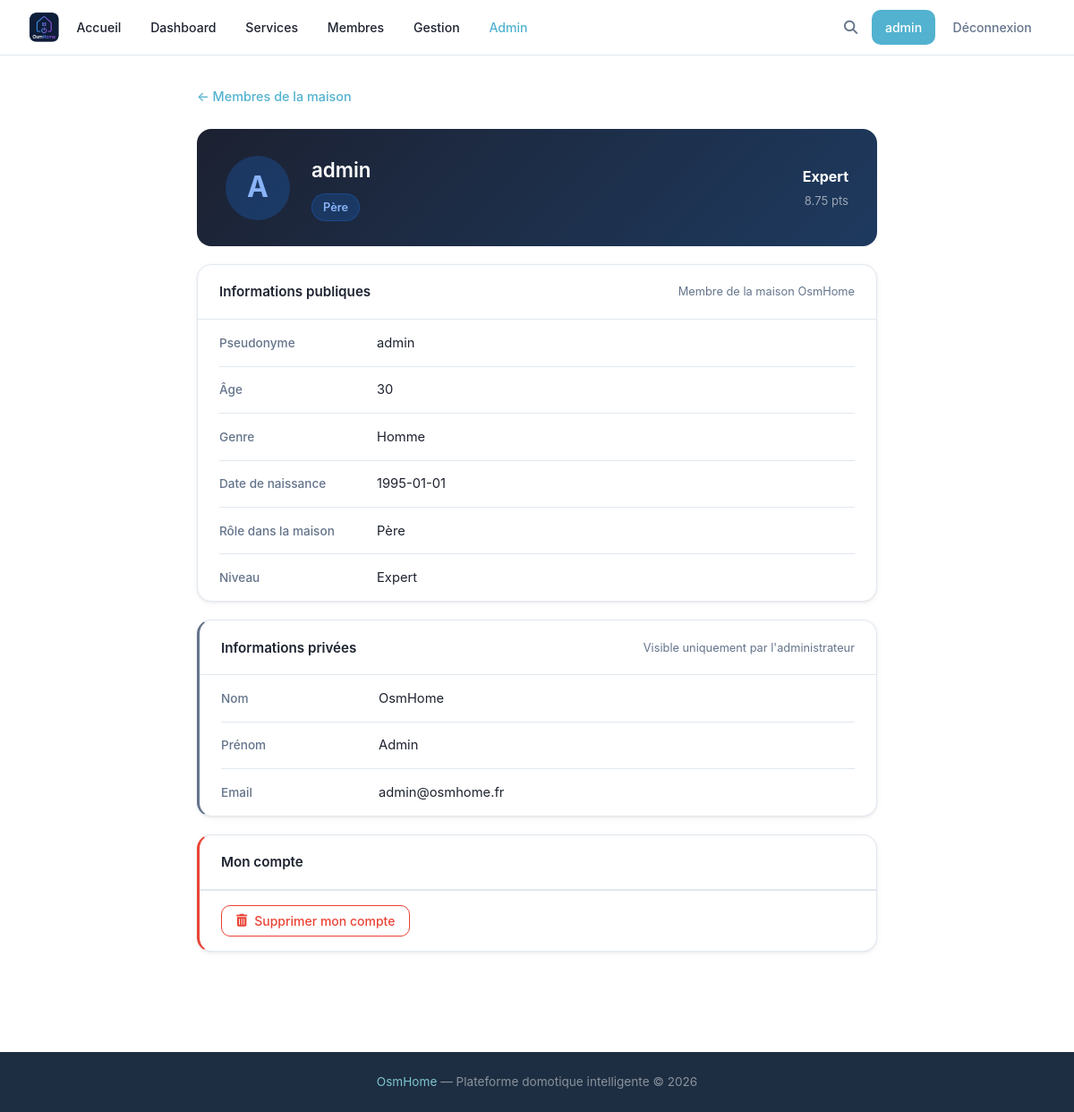
The app's page /member/admin (signed in), older data.
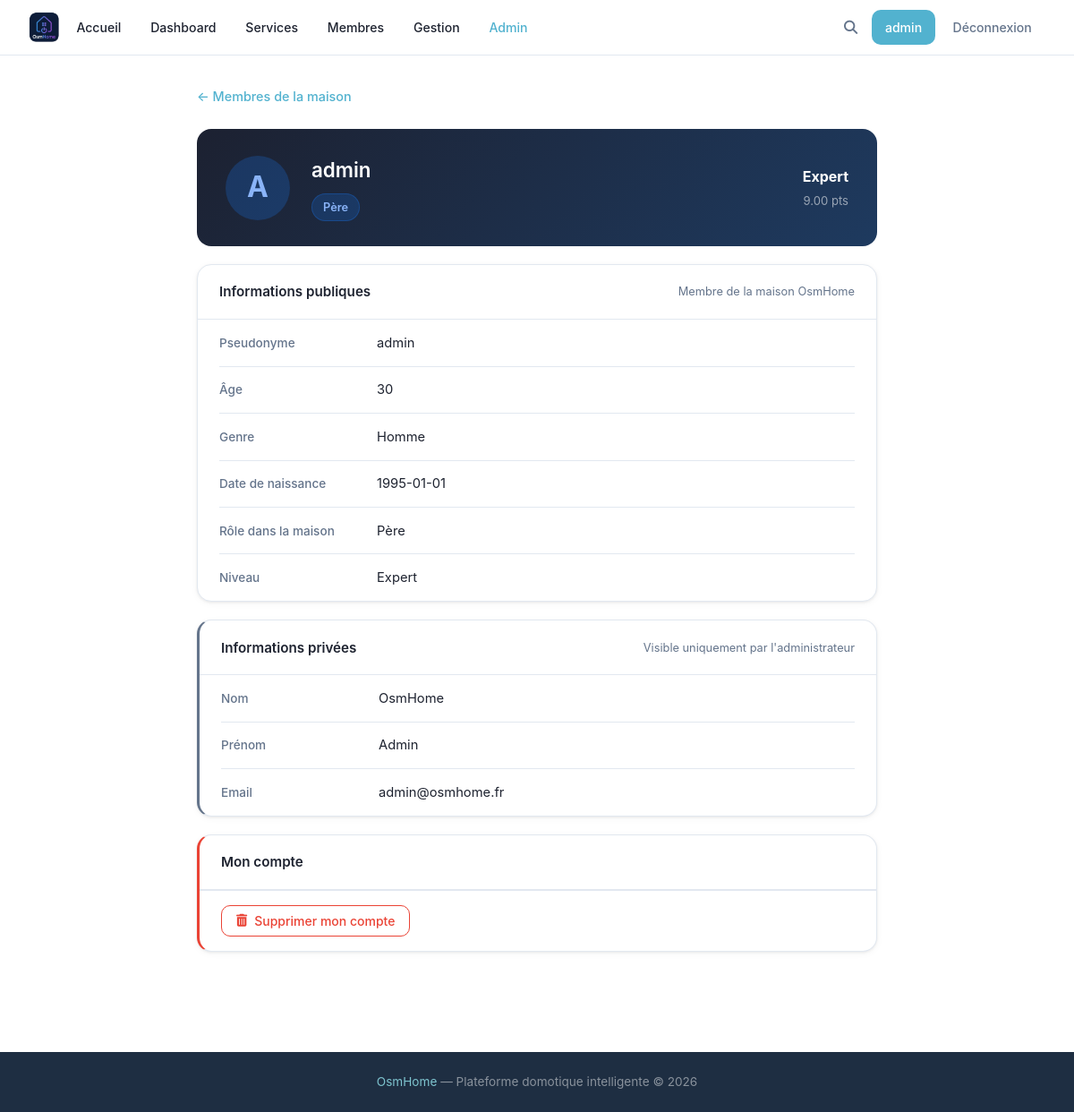
The same page, newer data.
### tables this page shows
CREATE TABLE users (
            id INTEGER PRIMARY KEY AUTOINCREMENT,
            username TEXT UNIQUE NOT NULL,
            password TEXT NOT NULL,
            lastname TEXT,
            firstname TEXT,
            age INTEGER,
            gender TEXT,
            birthdate TEXT,
            member_type TEXT,
            photo TEXT,
            level TEXT DEFAULT 'debutant',
            points REAL DEFAULT 0,
            email TEXT,
            email_verified INTEGER DEFAULT 0,
            role TEXT DEFAULT 'simple'
        , actions INTEGER DEFAULT 0, verification_token TEXT);

### main.py (the view)
@app.route('/member/<username>')
def profil_public(username):
    if 'username' not in flask.session:
        return flask.redirect('/login')
    member = utils.getUser(username)
    if not member:
        flask.abort(404)
    viewer = flask.session.get('username')
    is_owner = (viewer == username)
    is_admin = utils.getUser(viewer)['role'] == 'admin' if viewer else False
    return flask.render_template(
        'public_profile.html',
        user=viewer,
        member=member,
        is_owner=is_owner,
        is_admin=is_admin
    )

### main.py (called while the page is built)
@app.template_filter('level_label')
def level_label_filter(key: str) -> str:
    return _LEVEL_LABELS.get(key, key.capitalize())

@app.context_processor
def inject_types():
    try:
        types = utils.getTypes()
    except Exception:
        types = []
    is_admin = False
    user_level = None
    if flask.session.get('username'):
        u = utils.getUser(flask.session['username'])
        is_admin = bool(u and u['role'] == 'admin')
        user_level = u['level'] if u else None
    return {'types': types, 'is_admin': is_admin, 'user_level': user_level}

### utils.py (called while the page is built)
def openDB() -> sqlite3.Connection:
    if 'db' not in flask.g:
        flask.g.db = sqlite3.connect(BASE)
        flask.g.db.row_factory = sqlite3.Row
    return flask.g.db

def closeDB(_ = None):
    db = flask.g.pop("db", None)
    if db is not None:
        db.close()

def getUser(username: str):
    db = openDB()
    return db.execute(
        'SELECT * FROM users WHERE username = ?',
        (username,)
    ).fetchone()

def getTypes() -> list:
    db = openDB()
    rows = db.execute('SELECT DISTINCT type FROM devices ORDER BY type').fetchall()
    return [row['type'] for row in rows]

### templates/public_profile.html (shortened to what the changed rows need)
{% extends 'base.html' %}
{% block extra_css %}<link rel="stylesheet" href="{{ url_for('static', filename='css/profile.css') }}">{% endblock %}
{% block content %}
<div class="profile-page">
    <div class="profile-layout-main">
        <div class="profile-id-card">
            <div class="profile-avatar-lg">
                {% if member['photo'] %}
                <img src="{{ url_for('static', filename='uploads/photos/' + member['photo']) }}" alt="Photo de profil" class="profile-avatar-img">
                {% else %}
                {{ member['username'][0] | upper }}
                {% endif %}
            </div>
            <div class="profile-id-info">
                <h2 class="profile-username">{{ member['username'] }}</h2>
                <span class="profile-role-badge">{{ member['member_type'] or '—' }}</span>
            </div>
            <div class="profile-level-badge">
                <span class="level-label">{{ member['level'] | level_label }}</span>
                <span class="level-pts">{{ "%.2f"|format(member['points'] or 0) }} pts</span>
            </div>
        </div>
        <div class="profile-section">
            <div class="profile-fields profile-fields--readonly">
                <div class="profile-field">
                    <span class="profile-field-label">Pseudonyme</span>
                    <span class="profile-field-value">{{ member['username'] }}</span>
                </div>
                <div class="profile-field">
                    <span class="profile-field-label">Âge</span>
                    <span class="profile-field-value">{{ member['age'] or '—' }}</span>
                </div>
                <div class="profile-field">
                    <span class="profile-field-label">Date de naissance</span>
                    <span class="profile-field-value">{{ member['birthdate'] or '—' }}</span>
                </div>
                <div class="profile-field">
                    <span class="profile-field-label">Rôle dans la maison</span>
                    <span class="profile-field-value">{{ member['member_type'] | capitalize or '—' }}</span>
                </div>
                <div class="profile-field">
                    <span class="profile-field-label">Niveau</span>
                    <span class="profile-field-value">{{ member['level'] | level_label }}</span>
                </div>
            </div>
        </div>
    {% if is_admin %}
        <div class="profile-section profile-section--private">
            <div class="profile-section-header">
                <h3>Informations privées</h3>
                <span class="profile-section-hint">Visible uniquement par l'administrateur</span>
            </div>
            <div class="profile-fields profile-fields--readonly">
                <div class="profile-field">
                    <span class="profile-field-label">Nom</span>
                    <span class="profile-field-value">{{ member['lastname'] or '—' }}</span>
                </div>
                <div class="profile-field">
                    <span class="profile-field-label">Prénom</span>
                    <span class="profile-field-value">{{ member['firstname'] or '—' }}</span>
                </div>
                <div class="profile-field">
                    <span class="profile-field-label">Email</span>
                    <span class="profile-field-value">{{ member['email'] or '—' }}</span>
                </div>
            </div>
        </div>
    {% endif %}
    </div>
</div>
{% endblock %}

Row changes from the older to the newer data that the page shows:
changed users "admin": points "8.75" → "9.00"
